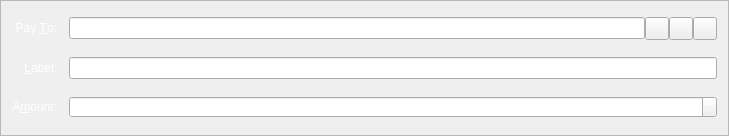
<?xml version="1.0" encoding="UTF-8"?>
<ui version="4.0">
 <class>SendCoinsEntry</class>
 <widget class="QFrame" name="SendCoinsEntry">
  <property name="geometry">
   <rect>
    <x>0</x>
    <y>0</y>
    <width>729</width>
    <height>136</height>
   </rect>
  </property>
  <property name="windowTitle">
   <string>Form</string>
  </property>
  <property name="styleSheet">
   <string notr="true">background-color:rgb(69, 87, 96);
QPushButton{background-color:rgba(97, 147, 174, 255);color:white;}</string>
  </property>
  <property name="frameShape">
   <enum>QFrame::StyledPanel</enum>
  </property>
  <property name="frameShadow">
   <enum>QFrame::Sunken</enum>
  </property>
  <layout class="QGridLayout" name="gridLayout">
   <property name="spacing">
    <number>12</number>
   </property>
   <item row="5" column="0">
    <widget class="QLabel" name="label">
     <property name="text">
      <string>&lt;html&gt;&lt;head/&gt;&lt;body&gt;&lt;p&gt;&lt;span style=&quot; color:#ffffff;&quot;&gt;A&amp;amp;mount:&lt;/span&gt;&lt;/p&gt;&lt;/body&gt;&lt;/html&gt;</string>
     </property>
     <property name="alignment">
      <set>Qt::AlignRight|Qt::AlignTrailing|Qt::AlignVCenter</set>
     </property>
     <property name="buddy">
      <cstring>payAmount</cstring>
     </property>
    </widget>
   </item>
   <item row="3" column="0">
    <widget class="QLabel" name="label_2">
     <property name="text">
      <string>&lt;html&gt;&lt;head/&gt;&lt;body&gt;&lt;p&gt;&lt;span style=&quot; color:#ffffff;&quot;&gt;Pay &amp;amp;To:&lt;/span&gt;&lt;/p&gt;&lt;/body&gt;&lt;/html&gt;</string>
     </property>
     <property name="alignment">
      <set>Qt::AlignRight|Qt::AlignTrailing|Qt::AlignVCenter</set>
     </property>
     <property name="buddy">
      <cstring>payTo</cstring>
     </property>
    </widget>
   </item>
   <item row="5" column="1">
    <widget class="BitcoinAmountField" name="payAmount">
     <property name="styleSheet">
      <string notr="true">color:white;</string>
     </property>
    </widget>
   </item>
   <item row="4" column="1">
    <layout class="QHBoxLayout" name="horizontalLayout_2">
     <property name="spacing">
      <number>0</number>
     </property>
     <item>
      <widget class="QValidatedLineEdit" name="addAsLabel">
       <property name="enabled">
        <bool>true</bool>
       </property>
       <property name="toolTip">
        <string>Enter a label for this address to add it to your address book</string>
       </property>
      </widget>
     </item>
    </layout>
   </item>
   <item row="4" column="0">
    <widget class="QLabel" name="label_4">
     <property name="text">
      <string>&lt;html&gt;&lt;head/&gt;&lt;body&gt;&lt;p&gt;&lt;span style=&quot; color:#ffffff;&quot;&gt;&amp;amp;Label:&lt;/span&gt;&lt;/p&gt;&lt;/body&gt;&lt;/html&gt;</string>
     </property>
     <property name="alignment">
      <set>Qt::AlignRight|Qt::AlignTrailing|Qt::AlignVCenter</set>
     </property>
     <property name="buddy">
      <cstring>addAsLabel</cstring>
     </property>
    </widget>
   </item>
   <item row="3" column="1">
    <layout class="QHBoxLayout" name="payToLayout">
     <property name="spacing">
      <number>0</number>
     </property>
     <item>
      <widget class="QValidatedLineEdit" name="payTo">
       <property name="toolTip">
        <string>The address to send the payment to  (e.g. dc8hQjs9oy9AHPCSF5aTvkcRVECojV3joC)</string>
       </property>
       <property name="maxLength">
        <number>34</number>
       </property>
      </widget>
     </item>
     <item>
      <widget class="QToolButton" name="addressBookButton">
       <property name="toolTip">
        <string>Choose address from address book</string>
       </property>
       <property name="text">
        <string/>
       </property>
       <property name="icon">
        <iconset resource="../bitcoin.qrc">
         <normaloff>:/icons/address-book</normaloff>:/icons/address-book</iconset>
       </property>
       <property name="shortcut">
        <string>Alt+A</string>
       </property>
      </widget>
     </item>
     <item>
      <widget class="QToolButton" name="pasteButton">
       <property name="toolTip">
        <string>Paste address from clipboard</string>
       </property>
       <property name="text">
        <string/>
       </property>
       <property name="icon">
        <iconset resource="../bitcoin.qrc">
         <normaloff>:/icons/editpaste</normaloff>:/icons/editpaste</iconset>
       </property>
       <property name="shortcut">
        <string>Alt+P</string>
       </property>
      </widget>
     </item>
     <item>
      <widget class="QToolButton" name="deleteButton">
       <property name="toolTip">
        <string>Remove this recipient</string>
       </property>
       <property name="text">
        <string/>
       </property>
       <property name="icon">
        <iconset resource="../bitcoin.qrc">
         <normaloff>:/icons/remove</normaloff>:/icons/remove</iconset>
       </property>
      </widget>
     </item>
    </layout>
   </item>
  </layout>
 </widget>
 <customwidgets>
  <customwidget>
   <class>BitcoinAmountField</class>
   <extends>QSpinBox</extends>
   <header>bitcoinamountfield.h</header>
   <container>1</container>
  </customwidget>
  <customwidget>
   <class>QValidatedLineEdit</class>
   <extends>QLineEdit</extends>
   <header>qvalidatedlineedit.h</header>
  </customwidget>
 </customwidgets>
 <resources>
  <include location="../bitcoin.qrc"/>
 </resources>
 <connections/>
</ui>
